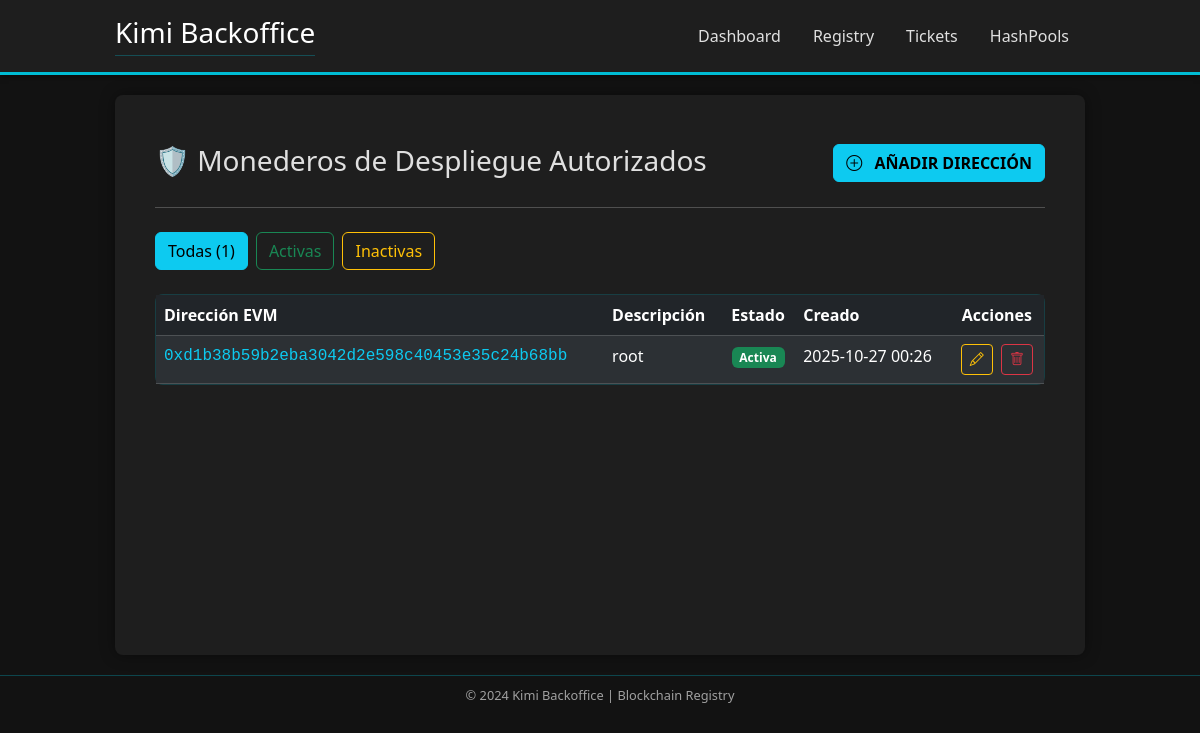
/address_manager/addresses/, run on the app's committed database.
### system_address_manager/models.py (models this page shows, shortened)
class AuthorizedAddress(models.Model):
    address = models.CharField(max_length=42, unique=True)
    description = models.TextField(blank=True, null=True)
    created_at = models.DateTimeField(auto_now_add=True)
    updated_at = models.DateTimeField(auto_now=True)
    is_active = models.BooleanField(default=True)

### system_address_manager/views.py (the view)
# urls.py: path('addresses/', views.AuthorizedAddressListView.as_view(), name='address_list'),
class AuthorizedAddressListView(ListView):
    model = AuthorizedAddress
    template_name = 'authorizedAddress/address_list.html'
    context_object_name = 'addresses'
    paginate_by = 10
    queryset = AuthorizedAddress.objects.all().order_by('-created_at')
    def get_queryset(self):
        queryset = super().get_queryset().order_by('-created_at')
        status_filter = self.request.GET.get('status')
        if status_filter == 'active':
            queryset = queryset.filter(is_active=True)
        elif status_filter == 'inactive':
            queryset = queryset.filter(is_active=False)
        return queryset
    def get_context_data(self, **kwargs):
        context = super().get_context_data(**kwargs)
        context['current_status'] = self.request.GET.get('status', 'all')
        return context

### templates/authorizedAddress/address_list.html (shortened to what this page needs)
{% extends "base.html" %}
{% load static %}
{% block content %}
<div class="centered-container mx-auto dashboard-content py-4">
    <div class="d-flex justify-content-between align-items-center mb-4 border-0">
        <h2 class="h3 text-accent mb-0" style="border-bottom: none !important;">
            🛡️ Monederos de Despliegue Autorizados
        </h2>
        <a href="{% url 'system_address_manager:address_create' %}"
           class="btn btn-info fw-bold text-uppercase">
            <i class="bi bi-plus-circle me-2"></i> Añadir Dirección
        </a>
    </div>
    <hr class="text-accent mt-0 mb-4">
    <div class="d-flex mb-4">
        <a href="{% url 'system_address_manager:address_list' %}"
           class="btn {% if current_status == 'all' %}btn-info{% else %}btn-outline-info{% endif %} me-2">
           Todas ({{ addresses.count }})
        </a>
        <a href="{% url 'system_address_manager:address_list' %}?status=active"
           class="btn {% if current_status == 'active' %}btn-success{% else %}btn-outline-success{% endif %} me-2">
           Activas
        </a>
        <a href="{% url 'system_address_manager:address_list' %}?status=inactive"
           class="btn {% if current_status == 'inactive' %}btn-warning{% else %}btn-outline-warning{% endif %}">
           Inactivas
        </a>
    </div>
    <div class="card status-card-table p-0">
        <div class="table-responsive">
            <table class="table table-dark table-striped table-hover mb-0">
                <thead>
                    <tr>
                        <th scope="col">Dirección EVM</th>
                        <th scope="col">Descripción</th>
                        <th scope="col" class="text-center">Estado</th>
                        <th scope="col">Creado</th>
                        <th scope="col" class="text-center">Acciones</th>
                    </tr>
                </thead>
                <tbody>
                    {% for address in addresses %}
                    <tr>
                        <td class="font-monospace text-wrap">
                            <a href="{% url 'system_address_manager:address_detail' pk=address.pk %}" class="text-info text-decoration-none">
                                {{ address.address }}
                            </a>
                        </td>
                        <td>
                            {{ address.description|default:"— Sin descripción —"|truncatechars:50 }}
                        </td>
                        <td class="text-center">
                            {% if address.is_active %}
                                <span class="badge bg-success">Activa</span>
                            {% else %}
                                <span class="badge bg-danger">Inactiva</span>
                            {% endif %}
                        </td>
                        <td>{{ address.created_at|date:"Y-m-d H:i" }}</td>
                        <td class="text-center">
                            <a href="{% url 'system_address_manager:address_update' pk=address.pk %}"
                               class="btn btn-sm btn-outline-warning me-1" title="Editar">
                                <i class="bi bi-pencil"></i>
                            </a>
                            <a href="{% url 'system_address_manager:address_delete' pk=address.pk %}"
                               class="btn btn-sm btn-outline-danger" title="Eliminar">
                                <i class="bi bi-trash"></i>
                            </a>
                        </td>
                    </tr>
                    {% endfor %}
                </tbody>
            </table>
        </div>
    </div>
</div>
{% endblock %}

### templates/base.html (style rules this page uses)
:root { --base-bg: #121212; --card-bg: #1e1e1e; --accent: #00bcd4; --success: #4caf50; --text-light: #e0e0e0; --text-dim: #a0a0a0; }
body { background-color: var(--base-bg); color: var(--text-light); font-family: 'Segoe UI', Tahoma, Geneva, Verdana, sans-serif; margin: 0; padding: 0; }
.centered-container { max-width: 1000px; padding: 0 15px; }
h1, h2, h3 { color: var(--accent); border-bottom: 1px solid rgba(0, 188, 212, 0.3); padding-bottom: 5px; margin-bottom: 20px; }
.status-card-table { background-color: var(--card-bg); border: 1px solid rgba(0, 188, 212, 0.2); border-radius: 8px; }

### data on the page
AuthorizedAddress: address "0xd1b38b59b2eba3042d2e598c40453e35c24b68bb", description "root", is_active "Activa", created_at "2025-10-27 00:26"

### other printed values
{{ addresses.count }} "1"
{{ year|default:'2024' }} "2024"
